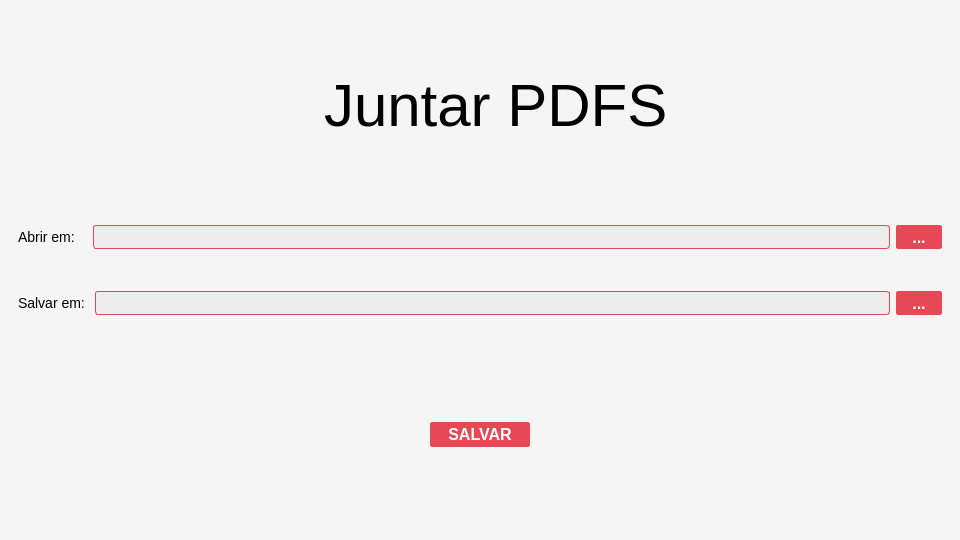
<?xml version="1.0" encoding="UTF-8"?>
<ui version="4.0">
 <author>Felipe C. Novaes</author>
 <class>application_pages</class>
 <widget class="QStackedWidget" name="application_pages">
  <property name="geometry">
   <rect>
    <x>0</x>
    <y>0</y>
    <width>960</width>
    <height>540</height>
   </rect>
  </property>
  <property name="minimumSize">
   <size>
    <width>720</width>
    <height>240</height>
   </size>
  </property>
  <property name="maximumSize">
   <size>
    <width>960</width>
    <height>540</height>
   </size>
  </property>
  <property name="windowTitle">
   <string>StackedWidget</string>
  </property>
  <property name="styleSheet">
   <string notr="true">background-color: rgb(245, 245, 245);</string>
  </property>
  <widget class="QWidget" name="page_1">
   <layout class="QVBoxLayout" name="verticalLayout">
    <item>
     <widget class="QLabel" name="label_6">
      <property name="styleSheet">
       <string notr="true">color: black;
font-size: 60px;
margin-left: 300px;
</string>
      </property>
      <property name="text">
       <string>Juntar PDFS</string>
      </property>
     </widget>
    </item>
    <item>
     <widget class="QFrame" name="frame">
      <property name="maximumSize">
       <size>
        <width>960</width>
        <height>60</height>
       </size>
      </property>
      <property name="frameShape">
       <enum>QFrame::NoFrame</enum>
      </property>
      <property name="frameShadow">
       <enum>QFrame::Raised</enum>
      </property>
      <layout class="QHBoxLayout" name="horizontalLayout_2">
       <item>
        <widget class="QLabel" name="label_2">
         <property name="styleSheet">
          <string notr="true">color: black;
font-size: 14px;</string>
         </property>
         <property name="text">
          <string>Abrir em:   </string>
         </property>
        </widget>
       </item>
       <item>
        <widget class="QLineEdit" name="lineEdit_2">
         <property name="maximumSize">
          <size>
           <width>960</width>
           <height>24</height>
          </size>
         </property>
         <property name="styleSheet">
          <string notr="true">QLineEdit {
    padding-top: 16px;
	background: #ECECEC	;
    width: 100%;
    height: 30px;
    color: #333;
    font-style: normal;
    font-size: 14px;
    border: 1px solid #E74856;
    border-radius: 3px;
    padding: 0 24px;
}
</string>
         </property>
         <property name="text">
          <string/>
         </property>
         <property name="readOnly">
          <bool>true</bool>
         </property>
        </widget>
       </item>
       <item>
        <widget class="QPushButton" name="pushButton_2">
         <property name="sizePolicy">
          <sizepolicy hsizetype="Minimum" vsizetype="Fixed">
           <horstretch>0</horstretch>
           <verstretch>0</verstretch>
          </sizepolicy>
         </property>
         <property name="maximumSize">
          <size>
           <width>80</width>
           <height>24</height>
          </size>
         </property>
         <property name="baseSize">
          <size>
           <width>0</width>
           <height>0</height>
          </size>
         </property>
         <property name="cursor">
          <cursorShape>PointingHandCursor</cursorShape>
         </property>
         <property name="styleSheet">
          <string notr="true">QPushButton {
    background: #E74856;
    border: 1px solid #E74856;
    color: #FFFFFF;
    font-size: 16px;
    font-weight: 800;
    outline: 0;
    text-align: center;
    text-transform: none;
    vertical-align: middle;
    padding-right: 15px;
    padding-left: 15px;
  	border-radius: 2px;
	box-shadow: 0 1px 4px rgba(0, 0, 0, .6);

}

QPushButton:hover {
    background: #DE403A;
}</string>
         </property>
         <property name="text">
          <string>...</string>
         </property>
        </widget>
       </item>
      </layout>
     </widget>
    </item>
    <item>
     <widget class="QFrame" name="frame_2">
      <property name="maximumSize">
       <size>
        <width>960</width>
        <height>60</height>
       </size>
      </property>
      <property name="frameShape">
       <enum>QFrame::NoFrame</enum>
      </property>
      <property name="frameShadow">
       <enum>QFrame::Raised</enum>
      </property>
      <layout class="QHBoxLayout" name="horizontalLayout">
       <item>
        <widget class="QLabel" name="label">
         <property name="styleSheet">
          <string notr="true">color: black;
font-size: 14px;</string>
         </property>
         <property name="text">
          <string>Salvar em: </string>
         </property>
        </widget>
       </item>
       <item>
        <widget class="QLineEdit" name="lineEdit">
         <property name="maximumSize">
          <size>
           <width>960</width>
           <height>24</height>
          </size>
         </property>
         <property name="styleSheet">
          <string notr="true">QLineEdit {
    padding-top: 16px;
	background: #ECECEC	;
    width: 100%;
    height: 30px;
    color: #333;
    font-style: normal;
    font-size: 14px;
    border: 1px solid #E74856;
    border-radius: 3px;
    padding: 0 24px;
}
</string>
         </property>
         <property name="readOnly">
          <bool>true</bool>
         </property>
        </widget>
       </item>
       <item>
        <widget class="QPushButton" name="pushButton">
         <property name="sizePolicy">
          <sizepolicy hsizetype="Minimum" vsizetype="Fixed">
           <horstretch>0</horstretch>
           <verstretch>0</verstretch>
          </sizepolicy>
         </property>
         <property name="maximumSize">
          <size>
           <width>80</width>
           <height>24</height>
          </size>
         </property>
         <property name="baseSize">
          <size>
           <width>0</width>
           <height>0</height>
          </size>
         </property>
         <property name="cursor">
          <cursorShape>PointingHandCursor</cursorShape>
         </property>
         <property name="styleSheet">
          <string notr="true">QPushButton {
    background: #E74856;
    border: 1px solid #E74856;
    color: #FFFFFF;
    font-size: 16px;
    font-weight: 800;
    outline: 0;
    text-align: center;
    text-transform: none;
    vertical-align: middle;
    padding-right: 15px;
    padding-left: 15px;
  	border-radius: 2px;
	box-shadow: 0 1px 4px rgba(0, 0, 0, .6);

}

QPushButton:hover {
    background: #DE403A;
}</string>
         </property>
         <property name="text">
          <string>...</string>
         </property>
        </widget>
       </item>
      </layout>
     </widget>
    </item>
    <item>
     <widget class="QFrame" name="frame_3">
      <property name="frameShape">
       <enum>QFrame::NoFrame</enum>
      </property>
      <property name="frameShadow">
       <enum>QFrame::Raised</enum>
      </property>
      <layout class="QHBoxLayout" name="horizontalLayout_3">
       <item>
        <widget class="QPushButton" name="pushButton_3">
         <property name="minimumSize">
          <size>
           <width>60</width>
           <height>0</height>
          </size>
         </property>
         <property name="maximumSize">
          <size>
           <width>100</width>
           <height>25</height>
          </size>
         </property>
         <property name="cursor">
          <cursorShape>PointingHandCursor</cursorShape>
         </property>
         <property name="layoutDirection">
          <enum>Qt::LeftToRight</enum>
         </property>
         <property name="styleSheet">
          <string notr="true">QPushButton {
    background: #E74856;
    border: 1px solid #E74856;
    color: #FFFFFF;
    font-size: 16px;
    font-weight: 800;
    outline: 0;
    text-align: center;
    text-transform: none;
    vertical-align: middle;
    padding-right: 15px;
    padding-left: 15px;
  	border-radius: 2px;
	box-shadow: 0 1px 4px rgba(0, 0, 0, .6);

}

QPushButton:hover {
    background: #DE403A;
}</string>
         </property>
         <property name="text">
          <string>SALVAR</string>
         </property>
        </widget>
       </item>
      </layout>
     </widget>
    </item>
   </layout>
  </widget>
  <widget class="QWidget" name="page_2">
   <layout class="QVBoxLayout" name="verticalLayout_2">
    <item>
     <widget class="QLabel" name="label_5">
      <property name="styleSheet">
       <string notr="true">color: black;
font-size: 60px;
margin-left: 200px;
font-family: sans-serif;


</string>
      </property>
      <property name="text">
       <string>Converter para PDF</string>
      </property>
     </widget>
    </item>
    <item>
     <widget class="QFrame" name="frame_6">
      <property name="maximumSize">
       <size>
        <width>960</width>
        <height>60</height>
       </size>
      </property>
      <property name="frameShape">
       <enum>QFrame::NoFrame</enum>
      </property>
      <property name="frameShadow">
       <enum>QFrame::Raised</enum>
      </property>
      <layout class="QHBoxLayout" name="horizontalLayout_4">
       <item>
        <widget class="QLabel" name="label_3">
         <property name="styleSheet">
          <string notr="true">color: black;
font-size: 14px;</string>
         </property>
         <property name="text">
          <string>Abrir em:   </string>
         </property>
        </widget>
       </item>
       <item>
        <widget class="QLineEdit" name="lineEdit_3">
         <property name="maximumSize">
          <size>
           <width>960</width>
           <height>24</height>
          </size>
         </property>
         <property name="styleSheet">
          <string notr="true">QLineEdit {
    padding-top: 16px;
	background: #ECECEC	;
    width: 100%;
    height: 30px;
    color: #333;
    font-style: normal;
    font-size: 14px;
    border: 1px solid #E74856;
    border-radius: 3px;
    padding: 0 24px;
}
</string>
         </property>
         <property name="text">
          <string/>
         </property>
         <property name="readOnly">
          <bool>true</bool>
         </property>
        </widget>
       </item>
       <item>
        <widget class="QPushButton" name="pushButton_4">
         <property name="sizePolicy">
          <sizepolicy hsizetype="Minimum" vsizetype="Fixed">
           <horstretch>0</horstretch>
           <verstretch>0</verstretch>
          </sizepolicy>
         </property>
         <property name="maximumSize">
          <size>
           <width>80</width>
           <height>24</height>
          </size>
         </property>
         <property name="baseSize">
          <size>
           <width>0</width>
           <height>0</height>
          </size>
         </property>
         <property name="cursor">
          <cursorShape>PointingHandCursor</cursorShape>
         </property>
         <property name="styleSheet">
          <string notr="true">QPushButton {
    background: #E74856;
    border: 1px solid #E74856;
    color: #FFFFFF;
    font-size: 16px;
    font-weight: 800;
    outline: 0;
    text-align: center;
    text-transform: none;
    vertical-align: middle;
    padding-right: 15px;
    padding-left: 15px;
  	border-radius: 2px;
	box-shadow: 0 1px 4px rgba(0, 0, 0, .6);

}

QPushButton:hover {
    background: #DE403A;
}</string>
         </property>
         <property name="text">
          <string>...</string>
         </property>
        </widget>
       </item>
      </layout>
     </widget>
    </item>
    <item>
     <widget class="QFrame" name="frame_8">
      <property name="maximumSize">
       <size>
        <width>960</width>
        <height>60</height>
       </size>
      </property>
      <property name="frameShape">
       <enum>QFrame::NoFrame</enum>
      </property>
      <property name="frameShadow">
       <enum>QFrame::Raised</enum>
      </property>
      <layout class="QHBoxLayout" name="horizontalLayout_6">
       <item>
        <widget class="QLabel" name="label_4">
         <property name="styleSheet">
          <string notr="true">color: black;
font-size: 14px;</string>
         </property>
         <property name="text">
          <string>Salvar em: </string>
         </property>
        </widget>
       </item>
       <item>
        <widget class="QLineEdit" name="lineEdit_4">
         <property name="maximumSize">
          <size>
           <width>960</width>
           <height>24</height>
          </size>
         </property>
         <property name="styleSheet">
          <string notr="true">QLineEdit {
    padding-top: 16px;
	background: #ECECEC	;
    width: 100%;
    height: 30px;
    color: #333;
    font-style: normal;
    font-size: 14px;
    border: 1px solid #E74856;
    border-radius: 3px;
    padding: 0 24px;
}
</string>
         </property>
         <property name="readOnly">
          <bool>true</bool>
         </property>
        </widget>
       </item>
       <item>
        <widget class="QPushButton" name="pushButton_5">
         <property name="sizePolicy">
          <sizepolicy hsizetype="Minimum" vsizetype="Fixed">
           <horstretch>0</horstretch>
           <verstretch>0</verstretch>
          </sizepolicy>
         </property>
         <property name="maximumSize">
          <size>
           <width>80</width>
           <height>24</height>
          </size>
         </property>
         <property name="baseSize">
          <size>
           <width>0</width>
           <height>0</height>
          </size>
         </property>
         <property name="cursor">
          <cursorShape>PointingHandCursor</cursorShape>
         </property>
         <property name="styleSheet">
          <string notr="true">QPushButton {
    background: #E74856;
    border: 1px solid #E74856;
    color: #FFFFFF;
    font-size: 16px;
    font-weight: 800;
    outline: 0;
    text-align: center;
    text-transform: none;
    vertical-align: middle;
    padding-right: 15px;
    padding-left: 15px;
  	border-radius: 2px;
	box-shadow: 0 1px 4px rgba(0, 0, 0, .6);

}

QPushButton:hover {
    background: #DE403A;
}</string>
         </property>
         <property name="text">
          <string>...</string>
         </property>
        </widget>
       </item>
      </layout>
     </widget>
    </item>
    <item>
     <widget class="QFrame" name="frame_7">
      <property name="frameShape">
       <enum>QFrame::NoFrame</enum>
      </property>
      <property name="frameShadow">
       <enum>QFrame::Raised</enum>
      </property>
      <layout class="QHBoxLayout" name="horizontalLayout_5">
       <item>
        <widget class="QPushButton" name="pushButton_6">
         <property name="minimumSize">
          <size>
           <width>60</width>
           <height>25</height>
          </size>
         </property>
         <property name="maximumSize">
          <size>
           <width>100</width>
           <height>25</height>
          </size>
         </property>
         <property name="cursor">
          <cursorShape>PointingHandCursor</cursorShape>
         </property>
         <property name="layoutDirection">
          <enum>Qt::LeftToRight</enum>
         </property>
         <property name="styleSheet">
          <string notr="true">QPushButton {
    background: #E74856;
    border: 1px solid #E74856;
    color: #FFFFFF;
    font-size: 16px;
    font-weight: 800;
    outline: 0;
    text-align: center;
    text-transform: none;
    vertical-align: middle;
    padding-right: 15px;
    padding-left: 15px;
  	border-radius: 2px;
	box-shadow: 0 1px 4px rgba(0, 0, 0, .6);

}

QPushButton:hover {
    background: #DE403A;
}</string>
         </property>
         <property name="text">
          <string>SALVAR</string>
         </property>
        </widget>
       </item>
      </layout>
     </widget>
    </item>
   </layout>
  </widget>
  <widget class="QWidget" name="page_3">
   <layout class="QVBoxLayout" name="verticalLayout_3">
    <item>
     <widget class="QLabel" name="label_9">
      <property name="styleSheet">
       <string notr="true">color: black;
font-size: 60px;
margin-left: 300px;
font-family: sans-serif;


</string>
      </property>
      <property name="text">
       <string>Dividir PDFS</string>
      </property>
     </widget>
    </item>
    <item>
     <widget class="QFrame" name="frame_10">
      <property name="maximumSize">
       <size>
        <width>960</width>
        <height>60</height>
       </size>
      </property>
      <property name="frameShape">
       <enum>QFrame::NoFrame</enum>
      </property>
      <property name="frameShadow">
       <enum>QFrame::Raised</enum>
      </property>
      <layout class="QHBoxLayout" name="horizontalLayout_8">
       <item>
        <widget class="QLabel" name="label_8">
         <property name="styleSheet">
          <string notr="true">color: black;
font-size: 14px;</string>
         </property>
         <property name="text">
          <string>Abrir em:   </string>
         </property>
        </widget>
       </item>
       <item>
        <widget class="QLineEdit" name="lineEdit_5">
         <property name="maximumSize">
          <size>
           <width>960</width>
           <height>24</height>
          </size>
         </property>
         <property name="styleSheet">
          <string notr="true">QLineEdit {
    padding-top: 16px;
	background: #ECECEC	;
    width: 100%;
    height: 30px;
    color: #333;
    font-style: normal;
    font-size: 14px;
    border: 1px solid #E74856;
    border-radius: 3px;
    padding: 0 24px;
}
</string>
         </property>
         <property name="text">
          <string/>
         </property>
         <property name="readOnly">
          <bool>true</bool>
         </property>
        </widget>
       </item>
       <item>
        <widget class="QPushButton" name="pushButton_7">
         <property name="sizePolicy">
          <sizepolicy hsizetype="Minimum" vsizetype="Fixed">
           <horstretch>0</horstretch>
           <verstretch>0</verstretch>
          </sizepolicy>
         </property>
         <property name="maximumSize">
          <size>
           <width>80</width>
           <height>24</height>
          </size>
         </property>
         <property name="baseSize">
          <size>
           <width>0</width>
           <height>0</height>
          </size>
         </property>
         <property name="cursor">
          <cursorShape>PointingHandCursor</cursorShape>
         </property>
         <property name="styleSheet">
          <string notr="true">QPushButton {
    background: #E74856;
    border: 1px solid #E74856;
    color: #FFFFFF;
    font-size: 16px;
    font-weight: 800;
    outline: 0;
    text-align: center;
    text-transform: none;
    vertical-align: middle;
    padding-right: 15px;
    padding-left: 15px;
  	border-radius: 2px;
	box-shadow: 0 1px 4px rgba(0, 0, 0, .6);

}

QPushButton:hover {
    background: #DE403A;
}</string>
         </property>
         <property name="text">
          <string>...</string>
         </property>
        </widget>
       </item>
      </layout>
     </widget>
    </item>
    <item>
     <widget class="QFrame" name="frame_9">
      <property name="maximumSize">
       <size>
        <width>960</width>
        <height>60</height>
       </size>
      </property>
      <property name="frameShape">
       <enum>QFrame::NoFrame</enum>
      </property>
      <property name="frameShadow">
       <enum>QFrame::Raised</enum>
      </property>
      <layout class="QHBoxLayout" name="horizontalLayout_7">
       <item>
        <widget class="QLabel" name="label_7">
         <property name="styleSheet">
          <string notr="true">color: black;
font-size: 14px;</string>
         </property>
         <property name="text">
          <string>Salvar em: </string>
         </property>
        </widget>
       </item>
       <item>
        <widget class="QLineEdit" name="lineEdit_6">
         <property name="maximumSize">
          <size>
           <width>960</width>
           <height>24</height>
          </size>
         </property>
         <property name="styleSheet">
          <string notr="true">QLineEdit {
    padding-top: 16px;
	background: #ECECEC	;
    width: 100%;
    height: 30px;
    color: #333;
    font-style: normal;
    font-size: 14px;
    border: 1px solid #E74856;
    border-radius: 3px;
    padding: 0 24px;
}
</string>
         </property>
         <property name="readOnly">
          <bool>true</bool>
         </property>
        </widget>
       </item>
       <item>
        <widget class="QPushButton" name="pushButton_8">
         <property name="sizePolicy">
          <sizepolicy hsizetype="Minimum" vsizetype="Fixed">
           <horstretch>0</horstretch>
           <verstretch>0</verstretch>
          </sizepolicy>
         </property>
         <property name="maximumSize">
          <size>
           <width>80</width>
           <height>24</height>
          </size>
         </property>
         <property name="baseSize">
          <size>
           <width>0</width>
           <height>0</height>
          </size>
         </property>
         <property name="cursor">
          <cursorShape>PointingHandCursor</cursorShape>
         </property>
         <property name="styleSheet">
          <string notr="true">QPushButton {
    background: #E74856;
    border: 1px solid #E74856;
    color: #FFFFFF;
    font-size: 16px;
    font-weight: 800;
    outline: 0;
    text-align: center;
    text-transform: none;
    vertical-align: middle;
    padding-right: 15px;
    padding-left: 15px;
  	border-radius: 2px;
	box-shadow: 0 1px 4px rgba(0, 0, 0, .6);

}

QPushButton:hover {
    background: #DE403A;
}</string>
         </property>
         <property name="text">
          <string>...</string>
         </property>
        </widget>
       </item>
      </layout>
     </widget>
    </item>
    <item>
     <widget class="QFrame" name="frame_11">
      <property name="frameShape">
       <enum>QFrame::NoFrame</enum>
      </property>
      <property name="frameShadow">
       <enum>QFrame::Raised</enum>
      </property>
      <layout class="QHBoxLayout" name="horizontalLayout_9">
       <item>
        <widget class="QPushButton" name="pushButton_9">
         <property name="minimumSize">
          <size>
           <width>60</width>
           <height>25</height>
          </size>
         </property>
         <property name="maximumSize">
          <size>
           <width>100</width>
           <height>25</height>
          </size>
         </property>
         <property name="cursor">
          <cursorShape>PointingHandCursor</cursorShape>
         </property>
         <property name="layoutDirection">
          <enum>Qt::LeftToRight</enum>
         </property>
         <property name="styleSheet">
          <string notr="true">QPushButton {
    background: #E74856;
    border: 1px solid #E74856;
    color: #FFFFFF;
    font-size: 16px;
    font-weight: 800;
    outline: 0;
    text-align: center;
    text-transform: none;
    vertical-align: middle;
    padding-right: 15px;
    padding-left: 15px;
  	border-radius: 2px;
	box-shadow: 0 1px 4px rgba(0, 0, 0, .6);

}

QPushButton:hover {
    background: #DE403A;
}</string>
         </property>
         <property name="text">
          <string>SALVAR</string>
         </property>
        </widget>
       </item>
      </layout>
     </widget>
    </item>
   </layout>
  </widget>
  <widget class="QWidget" name="page_4">
   <layout class="QVBoxLayout" name="verticalLayout_4">
    <item>
     <widget class="QLabel" name="label_11">
      <property name="styleSheet">
       <string notr="true">color: black;
font-size: 60px;
margin-left: 200px;
font-family: sans-serif;


</string>
      </property>
      <property name="text">
       <string>Converter para Word</string>
      </property>
     </widget>
    </item>
    <item>
     <widget class="QFrame" name="frame_14">
      <property name="maximumSize">
       <size>
        <width>960</width>
        <height>60</height>
       </size>
      </property>
      <property name="frameShape">
       <enum>QFrame::NoFrame</enum>
      </property>
      <property name="frameShadow">
       <enum>QFrame::Raised</enum>
      </property>
      <layout class="QHBoxLayout" name="horizontalLayout_12">
       <item>
        <widget class="QLabel" name="label_12">
         <property name="styleSheet">
          <string notr="true">color: black;
font-size: 14px;</string>
         </property>
         <property name="text">
          <string>Abrir em:   </string>
         </property>
        </widget>
       </item>
       <item>
        <widget class="QLineEdit" name="lineEdit_7">
         <property name="maximumSize">
          <size>
           <width>960</width>
           <height>24</height>
          </size>
         </property>
         <property name="styleSheet">
          <string notr="true">QLineEdit {
    padding-top: 16px;
	background: #ECECEC	;
    width: 100%;
    height: 30px;
    color: #333;
    font-style: normal;
    font-size: 14px;
    border: 1px solid #E74856;
    border-radius: 3px;
    padding: 0 24px;
}
</string>
         </property>
         <property name="text">
          <string/>
         </property>
         <property name="readOnly">
          <bool>true</bool>
         </property>
        </widget>
       </item>
       <item>
        <widget class="QPushButton" name="pushButton_10">
         <property name="sizePolicy">
          <sizepolicy hsizetype="Minimum" vsizetype="Fixed">
           <horstretch>0</horstretch>
           <verstretch>0</verstretch>
          </sizepolicy>
         </property>
         <property name="maximumSize">
          <size>
           <width>80</width>
           <height>24</height>
          </size>
         </property>
         <property name="baseSize">
          <size>
           <width>0</width>
           <height>0</height>
          </size>
         </property>
         <property name="cursor">
          <cursorShape>PointingHandCursor</cursorShape>
         </property>
         <property name="styleSheet">
          <string notr="true">QPushButton {
    background: #E74856;
    border: 1px solid #E74856;
    color: #FFFFFF;
    font-size: 16px;
    font-weight: 800;
    outline: 0;
    text-align: center;
    text-transform: none;
    vertical-align: middle;
    padding-right: 15px;
    padding-left: 15px;
  	border-radius: 2px;
	box-shadow: 0 1px 4px rgba(0, 0, 0, .6);

}

QPushButton:hover {
    background: #DE403A;
}</string>
         </property>
         <property name="text">
          <string>...</string>
         </property>
        </widget>
       </item>
      </layout>
     </widget>
    </item>
    <item>
     <widget class="QFrame" name="frame_13">
      <property name="maximumSize">
       <size>
        <width>960</width>
        <height>60</height>
       </size>
      </property>
      <property name="frameShape">
       <enum>QFrame::NoFrame</enum>
      </property>
      <property name="frameShadow">
       <enum>QFrame::Raised</enum>
      </property>
      <layout class="QHBoxLayout" name="horizontalLayout_11">
       <item>
        <widget class="QLabel" name="label_10">
         <property name="styleSheet">
          <string notr="true">color: black;
font-size: 14px;</string>
         </property>
         <property name="text">
          <string>Salvar em: </string>
         </property>
        </widget>
       </item>
       <item>
        <widget class="QLineEdit" name="lineEdit_8">
         <property name="maximumSize">
          <size>
           <width>960</width>
           <height>24</height>
          </size>
         </property>
         <property name="styleSheet">
          <string notr="true">QLineEdit {
    padding-top: 16px;
	background: #ECECEC	;
    width: 100%;
    height: 30px;
    color: #333;
    font-style: normal;
    font-size: 14px;
    border: 1px solid #E74856;
    border-radius: 3px;
    padding: 0 24px;
}
</string>
         </property>
         <property name="readOnly">
          <bool>true</bool>
         </property>
        </widget>
       </item>
       <item>
        <widget class="QPushButton" name="pushButton_11">
         <property name="sizePolicy">
          <sizepolicy hsizetype="Minimum" vsizetype="Fixed">
           <horstretch>0</horstretch>
           <verstretch>0</verstretch>
          </sizepolicy>
         </property>
         <property name="maximumSize">
          <size>
           <width>80</width>
           <height>24</height>
          </size>
         </property>
         <property name="baseSize">
          <size>
           <width>0</width>
           <height>0</height>
          </size>
         </property>
         <property name="cursor">
          <cursorShape>PointingHandCursor</cursorShape>
         </property>
         <property name="styleSheet">
          <string notr="true">QPushButton {
    background: #E74856;
    border: 1px solid #E74856;
    color: #FFFFFF;
    font-size: 16px;
    font-weight: 800;
    outline: 0;
    text-align: center;
    text-transform: none;
    vertical-align: middle;
    padding-right: 15px;
    padding-left: 15px;
  	border-radius: 2px;
	box-shadow: 0 1px 4px rgba(0, 0, 0, .6);

}

QPushButton:hover {
    background: #DE403A;
}</string>
         </property>
         <property name="text">
          <string>...</string>
         </property>
        </widget>
       </item>
      </layout>
     </widget>
    </item>
    <item>
     <widget class="QFrame" name="frame_12">
      <property name="frameShape">
       <enum>QFrame::NoFrame</enum>
      </property>
      <property name="frameShadow">
       <enum>QFrame::Raised</enum>
      </property>
      <layout class="QHBoxLayout" name="horizontalLayout_10">
       <item>
        <widget class="QPushButton" name="pushButton_12">
         <property name="minimumSize">
          <size>
           <width>60</width>
           <height>25</height>
          </size>
         </property>
         <property name="maximumSize">
          <size>
           <width>100</width>
           <height>25</height>
          </size>
         </property>
         <property name="cursor">
          <cursorShape>PointingHandCursor</cursorShape>
         </property>
         <property name="layoutDirection">
          <enum>Qt::LeftToRight</enum>
         </property>
         <property name="styleSheet">
          <string notr="true">QPushButton {
    background: #E74856;
    border: 1px solid #E74856;
    color: #FFFFFF;
    font-size: 16px;
    font-weight: 800;
    outline: 0;
    text-align: center;
    text-transform: none;
    vertical-align: middle;
    padding-right: 15px;
    padding-left: 15px;
  	border-radius: 2px;
	box-shadow: 0 1px 4px rgba(0, 0, 0, .6);

}

QPushButton:hover {
    background: #DE403A;
}</string>
         </property>
         <property name="text">
          <string>SALVAR</string>
         </property>
        </widget>
       </item>
      </layout>
     </widget>
    </item>
   </layout>
  </widget>
 </widget>
 <resources/>
 <connections/>
</ui>
